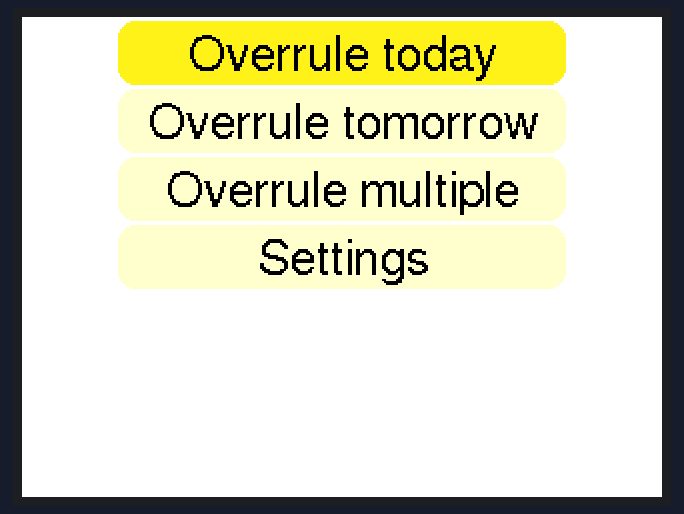
This sketch was run on a simulated ESP32. On the bench: 320×240 colour display. What the sketch prints to the serial monitor is not drawn.

Above: at 0.4 s.
At 0.9 s:
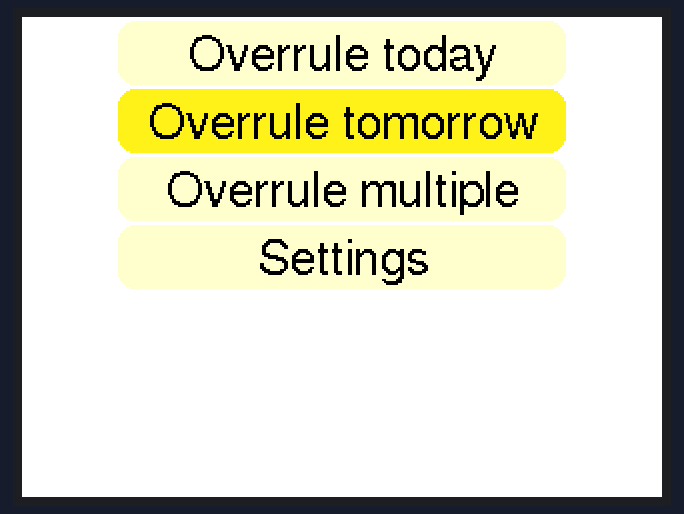
At 1.5 s:
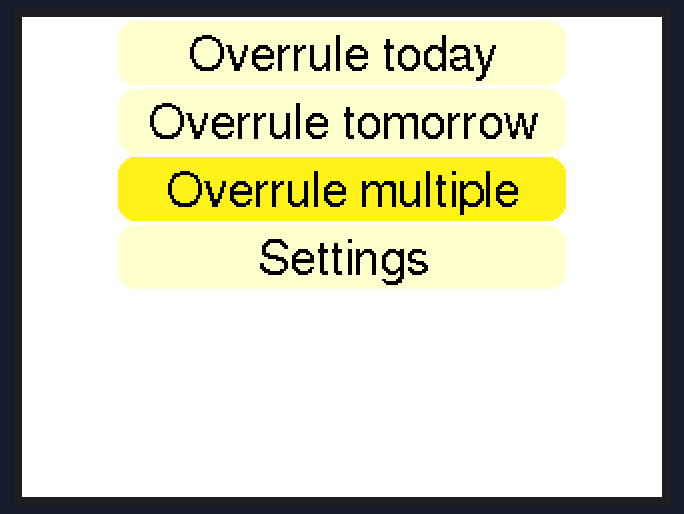
At 2.1 s:
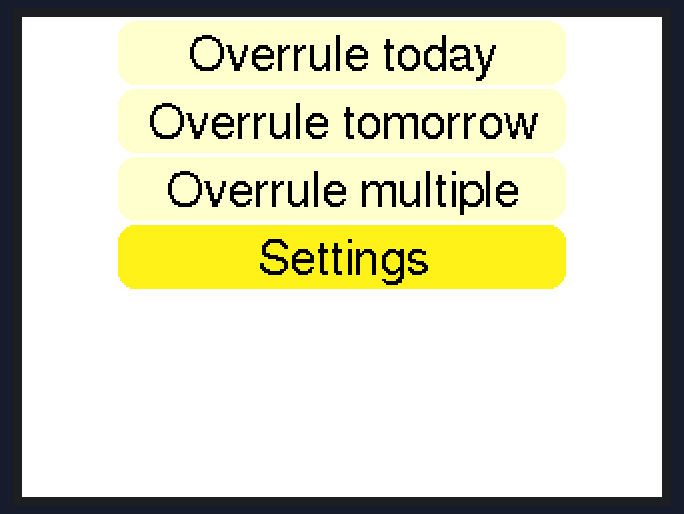

Measured:
- by itself, everything shown: repeats every 2.3 s, in 8 steps
- what the display in image 0 shows lasts 0.5 s, from 0.3 s to 0.8 s
- what the display in image 1 shows lasts 0.5 s, from 0.9 s to 1.4 s

The sketch:

Test02_Menu.ino
```cpp
#include <M5Stack.h>
#include "time.h"
#include "Free_Fonts.h"
#include <list>

#define CLR_BACKGROUND   0x0000   // 00, 00, 00 = black
#define CLR_BTN_UNSELECT 0xFFF9   // FF, FC, CD = light yellow
#define CLR_BTN_SELECT   0xFF83   // FF, F1, 19 = dark yellow

TFT_eSprite tftSprite = TFT_eSprite(&M5.Lcd);


static const char* MENU_ITEMS[] = { "Overrule today", "Overrule tomorrow", "Overrule multiple", "Settings" };
int NUM_ITEMS=4;

enum dayType_t {dtWorkFromHome, dtWorkAtOffice, dtAway, dtWeekend, dtAuto};

class TemperatureSettings {
   public:
      dayType_t overrideToday;
      float overrideTemperatureToday;
      dayType_t overrideTomorrow;
      dayType_t overrideMultiple;
      int overrideMultipleCount;
      dayType_t regularWeek[7]; // Sunday is day 0

      float workFromHomeWakeUp;
      float workFromHomeSleep;

      float workAtOfficeWakeUp;
      float workAtOfficeGoOut;
      float workAtOfficeComeIn;
      float workAtOfficeSleep;

      float weekendWakeUp;
      float weekendSleep;

      float highTemp = 21.0;
      float lowTemp  = 10.0;

  private:
};

#define FORMAT_SPIFFS_IF_FAILED FALSE

void setup() {
  M5.begin();
  M5.Power.begin();
  M5.Lcd.fillScreen(WHITE);
}

void drawButtons(int select) {
  int y=2;
  int dy=32;

  tftSprite.createSprite(224, dy);
  tftSprite.setTextDatum(MC_DATUM);
  tftSprite.setFreeFont(FF18);
  tftSprite.fillSprite(WHITE);

  for(int i=0; i<NUM_ITEMS; i++) {

    tftSprite.fillRoundRect(0, 0, 224, dy, 8, i==select ? CLR_BTN_SELECT : CLR_BTN_UNSELECT);
    tftSprite.setTextColor(TFT_BLACK, i==select ? CLR_BTN_SELECT : CLR_BTN_UNSELECT);
    tftSprite.drawString(MENU_ITEMS[i], 112, 15);
    tftSprite.pushSprite(48, y);
    Serial.printf("%s y=%d w=%d h=%d\n", MENU_ITEMS[i], y, tftSprite.textWidth(MENU_ITEMS[i]), tftSprite.fontHeight());
    y+=dy+2;
  }
  tftSprite.deleteSprite();
}

void loop() {
  // put your main code here, to run repeatedly:
  for(int sel=0; sel<NUM_ITEMS; sel++) {
    drawButtons(sel);
    delay(500);
  }

}
```

Free_Fonts.h
```cpp
// Attach this header file to your sketch to use the GFX Free Fonts. You can write
// sketches without it, but it makes referencing them easier.

// This calls up ALL the fonts but they only get loaded if you actually
// use them in your sketch.
//
// No changes are needed to this header file unless new fonts are added to the
// library "Fonts/GFXFF" folder.
//
// To save a lot of typing long names, each font can easily be referenced in the
// sketch in three ways, either with:
//
//    1. Font file name with the & in front such as &FreeSansBoldOblique24pt7b
//       an example being:
//
//       tft.setFreeFont(&FreeSansBoldOblique24pt7b);
//
//    2. FF# where # is a number determined by looking at the list below
//       an example being:
//
//       tft.setFreeFont(FF32);
//
//    3. An abbreviation of the file name. Look at the list below to see
//       the abbreviations used, for example:
//
//       tft.setFreeFont(FSSBO24)
//
//       Where the letters mean:
//       F = Free font
//       M = Mono
//      SS = Sans Serif (double S to distinguish is form serif fonts)
//       S = Serif
//       B = Bold
//       O = Oblique (letter O not zero)
//       I = Italic
//       # =  point size, either 9, 12, 18 or 24
//
//  Setting the font to NULL will select the GLCD font:
//
//      tft.setFreeFont(NULL); // Set font to GLCD

#define LOAD_GFXFF

#ifdef LOAD_GFXFF // Only include the fonts if LOAD_GFXFF is defined in User_Setup.h

// Use these when printing or drawing text in GLCD and high rendering speed fonts
#define GFXFF 1
#define GLCD  0
#define FONT2 2
#define FONT4 4
#define FONT6 6
#define FONT7 7
#define FONT8 8

// Use the following when calling setFont()
//
// Reserved for GLCD font  // FF0
//

#define TT1 &TomThumb

#define FM9 &FreeMono9pt7b
#define FM12 &FreeMono12pt7b
#define FM18 &FreeMono18pt7b
#define FM24 &FreeMono24pt7b

#define FMB9 &FreeMonoBold9pt7b
#define FMB12 &FreeMonoBold12pt7b
#define FMB18 &FreeMonoBold18pt7b
#define FMB24 &FreeMonoBold24pt7b

#define FMO9 &FreeMonoOblique9pt7b
#define FMO12 &FreeMonoOblique12pt7b
#define FMO18 &FreeMonoOblique18pt7b
#define FMO24 &FreeMonoOblique24pt7b

#define FMBO9 &FreeMonoBoldOblique9pt7b
#define FMBO12 &FreeMonoBoldOblique12pt7b
#define FMBO18 &FreeMonoBoldOblique18pt7b
#define FMBO24 &FreeMonoBoldOblique24pt7b

#define FSS9 &FreeSans9pt7b
#define FSS12 &FreeSans12pt7b
#define FSS18 &FreeSans18pt7b
#define FSS24 &FreeSans24pt7b

#define FSSB9 &FreeSansBold9pt7b
#define FSSB12 &FreeSansBold12pt7b
#define FSSB18 &FreeSansBold18pt7b
#define FSSB24 &FreeSansBold24pt7b

#define FSSO9 &FreeSansOblique9pt7b
#define FSSO12 &FreeSansOblique12pt7b
#define FSSO18 &FreeSansOblique18pt7b
#define FSSO24 &FreeSansOblique24pt7b

#define FSSBO9 &FreeSansBoldOblique9pt7b
#define FSSBO12 &FreeSansBoldOblique12pt7b
#define FSSBO18 &FreeSansBoldOblique18pt7b
#define FSSBO24 &FreeSansBoldOblique24pt7b

#define FS9 &FreeSerif9pt7b
#define FS12 &FreeSerif12pt7b
#define FS18 &FreeSerif18pt7b
#define FS24 &FreeSerif24pt7b

#define FSI9 &FreeSerifItalic9pt7b
#define FSI12 &FreeSerifItalic12pt7b
#define FSI19 &FreeSerifItalic18pt7b
#define FSI24 &FreeSerifItalic24pt7b

#define FSB9 &FreeSerifBold9pt7b
#define FSB12 &FreeSerifBold12pt7b
#define FSB18 &FreeSerifBold18pt7b
#define FSB24 &FreeSerifBold24pt7b

#define FSBI9 &FreeSerifBoldItalic9pt7b
#define FSBI12 &FreeSerifBoldItalic12pt7b
#define FSBI18 &FreeSerifBoldItalic18pt7b
#define FSBI24 &FreeSerifBoldItalic24pt7b

#define FF0 NULL //ff0 reserved for GLCD
#define FF1 &FreeMono9pt7b
#define FF2 &FreeMono12pt7b
#define FF3 &FreeMono18pt7b
#define FF4 &FreeMono24pt7b

#define FF5 &FreeMonoBold9pt7b
#define FF6 &FreeMonoBold12pt7b
#define FF7 &FreeMonoBold18pt7b
#define FF8 &FreeMonoBold24pt7b

#define FF9 &FreeMonoOblique9pt7b
#define FF10 &FreeMonoOblique12pt7b
#define FF11 &FreeMonoOblique18pt7b
#define FF12 &FreeMonoOblique24pt7b

#define FF13 &FreeMonoBoldOblique9pt7b
#define FF14 &FreeMonoBoldOblique12pt7b
#define FF15 &FreeMonoBoldOblique18pt7b
#define FF16 &FreeMonoBoldOblique24pt7b

#define FF17 &FreeSans9pt7b
#define FF18 &FreeSans12pt7b
#define FF19 &FreeSans18pt7b
#define FF20 &FreeSans24pt7b

#define FF21 &FreeSansBold9pt7b
#define FF22 &FreeSansBold12pt7b
#define FF23 &FreeSansBold18pt7b
#define FF24 &FreeSansBold24pt7b

#define FF25 &FreeSansOblique9pt7b
#define FF26 &FreeSansOblique12pt7b
#define FF27 &FreeSansOblique18pt7b
#define FF28 &FreeSansOblique24pt7b

#define FF29 &FreeSansBoldOblique9pt7b
#define FF30 &FreeSansBoldOblique12pt7b
#define FF31 &FreeSansBoldOblique18pt7b
#define FF32 &FreeSansBoldOblique24pt7b

#define FF33 &FreeSerif9pt7b
#define FF34 &FreeSerif12pt7b
#define FF35 &FreeSerif18pt7b
#define FF36 &FreeSerif24pt7b

#define FF37 &FreeSerifItalic9pt7b
#define FF38 &FreeSerifItalic12pt7b
#define FF39 &FreeSerifItalic18pt7b
#define FF40 &FreeSerifItalic24pt7b

#define FF41 &FreeSerifBold9pt7b
#define FF42 &FreeSerifBold12pt7b
#define FF43 &FreeSerifBold18pt7b
#define FF44 &FreeSerifBold24pt7b

#define FF45 &FreeSerifBoldItalic9pt7b
#define FF46 &FreeSerifBoldItalic12pt7b
#define FF47 &FreeSerifBoldItalic18pt7b
#define FF48 &FreeSerifBoldItalic24pt7b

// >>>>>>>>>>>>>>>>>>>>>>>>>>>>>>>>>>>>>>>>>>>>>>>>>>>>>>>>>>>>>>>>>>>>>>>>>>>>>>>>>
// Now we define "s"tring versions for easy printing of the font name so:
//   tft.println(sFF5);
// will print
//   Mono bold 9
// >>>>>>>>>>>>>>>>>>>>>>>>>>>>>>>>>>>>>>>>>>>>>>>>>>>>>>>>>>>>>>>>>>>>>>>>>>>>>>>>>

#define sFF0 "GLCD"
#define sTT1 "Tom Thumb"
#define sFF1 "Mono 9"
#define sFF2 "Mono 12"
#define sFF3 "Mono 18"
#define sFF4 "Mono 24"

#define sFF5 "Mono bold 9"
#define sFF6 "Mono bold 12"
#define sFF7 "Mono bold 18"
#define sFF8 "Mono bold 24"

#define sFF9 "Mono oblique 9"
#define sFF10 "Mono oblique 12"
#define sFF11 "Mono oblique 18"
#define sFF12 "Mono oblique 24"

#define sFF13 "Mono bold oblique 9"
#define sFF14 "Mono bold oblique 12"
#define sFF15 "Mono bold oblique 18"
#define sFF16 "Mono bold oblique 24" // Full text line is too big for 480 pixel wide screen

#define sFF17 "Sans 9"
#define sFF18 "Sans 12"
#define sFF19 "Sans 18"
#define sFF20 "Sans 24"

#define sFF21 "Sans bold 9"
#define sFF22 "Sans bold 12"
#define sFF23 "Sans bold 18"
#define sFF24 "Sans bold 24"

#define sFF25 "Sans oblique 9"
#define sFF26 "Sans oblique 12"
#define sFF27 "Sans oblique 18"
#define sFF28 "Sans oblique 24"

#define sFF29 "Sans bold oblique 9"
#define sFF30 "Sans bold oblique 12"
#define sFF31 "Sans bold oblique 18"
#define sFF32 "Sans bold oblique 24"

#define sFF33 "Serif 9"
#define sFF34 "Serif 12"
#define sFF35 "Serif 18"
#define sFF36 "Serif 24"

#define sFF37 "Serif italic 9"
#define sFF38 "Serif italic 12"
#define sFF39 "Serif italic 18"
#define sFF40 "Serif italic 24"

#define sFF41 "Serif bold 9"
#define sFF42 "Serif bold 12"
#define sFF43 "Serif bold 18"
#define sFF44 "Serif bold 24"

#define sFF45 "Serif bold italic 9"
#define sFF46 "Serif bold italic 12"
#define sFF47 "Serif bold italic 18"
#define sFF48 "Serif bold italic 24"

#else // LOAD_GFXFF not defined so setup defaults to prevent error messages

// >>>>>>>>>>>>>>>>>>>>>>>>>>>>>>>>>>>>>>>>>>>>>>>>>>>>>>>>>>>>>>>>>>>>>>>>>>>>>>>>>
// Free fonts are not loaded in User_Setup.h so we must define all as font 1
// to prevent compile error messages
// >>>>>>>>>>>>>>>>>>>>>>>>>>>>>>>>>>>>>>>>>>>>>>>>>>>>>>>>>>>>>>>>>>>>>>>>>>>>>>>>>

#define GFXFF 1
#define GLCD  1
#define FONT2 2
#define FONT4 4
#define FONT6 6
#define FONT7 7
#define FONT8 8

#define FF0 1
#define FF1 1
#define FF2 1
#define FF3 1
#define FF4 1
#define FF5 1
#define FF6 1
#define FF7 1
#define FF8 1
#define FF9 1
#define FF10 1
#define FF11 1
#define FF12 1
#define FF13 1
#define FF14 1
#define FF15 1
#define FF16 1
#define FF17 1
#define FF18 1
#define FF19 1
#define FF20 1
#define FF21 1
#define FF22 1
#define FF23 1
#define FF24 1
#define FF25 1
#define FF26 1
#define FF27 1
#define FF28 1
#define FF29 1
#define FF30 1
#define FF31 1
#define FF32 1
#define FF33 1
#define FF34 1
#define FF35 1
#define FF36 1
#define FF37 1
#define FF38 1
#define FF39 1
#define FF40 1
#define FF41 1
#define FF42 1
#define FF43 1
#define FF44 1
#define FF45 1
#define FF46 1
#define FF47 1
#define FF48 1

#define FM9  1
#define FM12 1
#define FM18 1
#define FM24 1

#define FMB9  1
#define FMB12 1
#define FMB18 1
#define FMB24 1

#define FMO9  1
#define FMO12 1
#define FMO18 1
#define FMO24 1

#define FMBO9  1
#define FMBO12 1
#define FMBO18 1
#define FMBO24 1

#define FSS9  1
#define FSS12 1
#define FSS18 1
#define FSS24 1

#define FSSB9  1
#define FSSB12 1
#define FSSB18 1
#define FSSB24 1

#define FSSO9  1
#define FSSO12 1
#define FSSO18 1
#define FSSO24 1

#define FSSBO9  1
#define FSSBO12 1
#define FSSBO18 1
#define FSSBO24 1

#define FS9  1
#define FS12 1
#define FS18 1
#define FS24 1

#define FSI9  1
#define FSI12 1
#define FSI19 1
#define FSI24 1

#define FSB9  1
#define FSB12 1
#define FSB18 1
#define FSB24 1

#define FSBI9  1
#define FSBI12 1
#define FSBI18 1
#define FSBI24 1

#endif // LOAD_GFXFF
```
